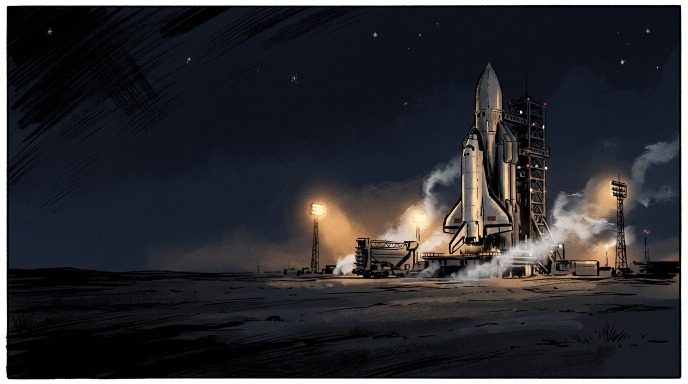
#> input picture art/intro/raw/p01.jpg, 1376 x 768 px (shown at 1/2 size); its folder holds only this picture in this run
$ python prepare.py
#> lines starting #> are read from the running program, lines starting #| are printed output that depends on the picture
"""Prepares the intro comic panels: trims the white comic frame the generator draws around
each image, resizes for the web build and writes assets/intro/pNN.jpg.

Usage: python3 tools/intro/prepare.py   (reads art/intro/raw/pNN.*)
"""
import glob
import os

from PIL import Image

ROOT = os.path.dirname(os.path.dirname(os.path.dirname(os.path.abspath(__file__))))
SRC = os.path.join(ROOT, "art", "intro", "raw")
DST = os.path.join(ROOT, "assets", "intro")
WIDTH = 1280


def trim(im):
    """Cuts light borders (the drawn panel frame) and a few pixels more."""
    g = im.convert("L")
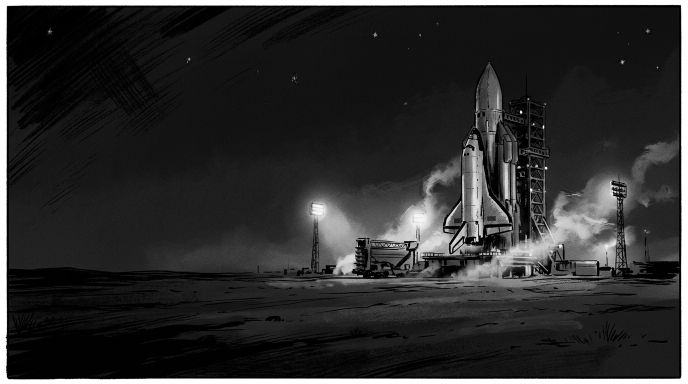
#> g: PIL image 1376x768 L (shown at 1/2 size); min 0, max 255, mean 44.9
    w, h = g.size
#> w = 1376; h = 768
    px = g.load()

    def light_row(y):
        return sum(px[x, y] for x in range(0, w, 4)) / len(range(0, w, 4)) > 170

    def light_col(x):
        return sum(px[x, y] for y in range(0, h, 4)) / len(range(0, h, 4)) > 170

    top, bottom, left, right = 0, h - 1, 0, w - 1
#> top = 0; bottom = 767; left = 0; right = 1375
    while top < h // 4 and light_row(top):
        top += 1
#> after the loop, top = 11
    while bottom > 3 * h // 4 and light_row(bottom):
        bottom -= 1
#> this loop made 10 passes
#> bottom on passes 1 to 10: 766, 765, 764, 763, 762, 761, 760, 759, 758, 757
#> after the loop, bottom = 757
    while left < w // 4 and light_col(left):
        left += 1
#> this loop made 13 passes
#> after the loop, left = 13
    while right > 3 * w // 4 and light_col(right):
        right -= 1
#> this loop made 13 passes
#> right on passes 1 to 12: 1374, 1373, 1372, 1371, 1370, 1369, 1368, 1367, 1366, 1365, 1364, 1363
#> after the loop, right = 1362
    m = 6  # the dark ink line inside the frame
#> m = 6
    return im.crop((left + m, top + m, right - m, bottom - m))
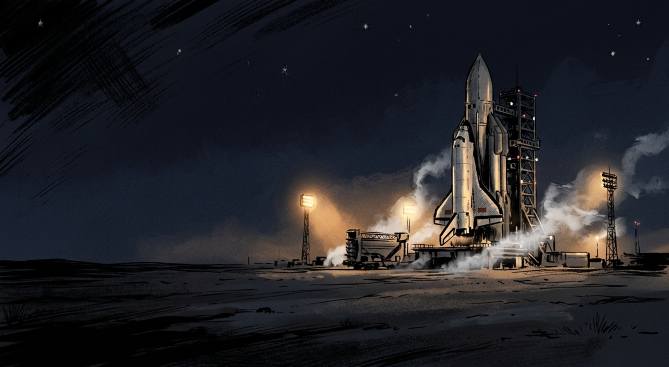
#> returned value: PIL image 1337x734 RGB (shown at 1/2 size); mean R, G, B 34.8, 34.8, 39.1


def main():
    # Any comic: python3 tools/intro/prepare.py [intro|chapter1] -> art/<name>/raw -> assets/<name>
    import sys
    name = sys.argv[1] if len(sys.argv) > 1 else "intro"
    src = os.path.join(ROOT, "art", name, "raw")
    dst = os.path.join(ROOT, "assets", name)
    os.makedirs(dst, exist_ok=True)
    for f in sorted(glob.glob(os.path.join(src, "p*.*"))):
        name_ = os.path.splitext(os.path.basename(f))[0]
        im = trim(Image.open(f).convert("RGB"))
        h = round(im.height * WIDTH / im.width)
#> h = 703
        im = im.resize((WIDTH, h), Image.LANCZOS)
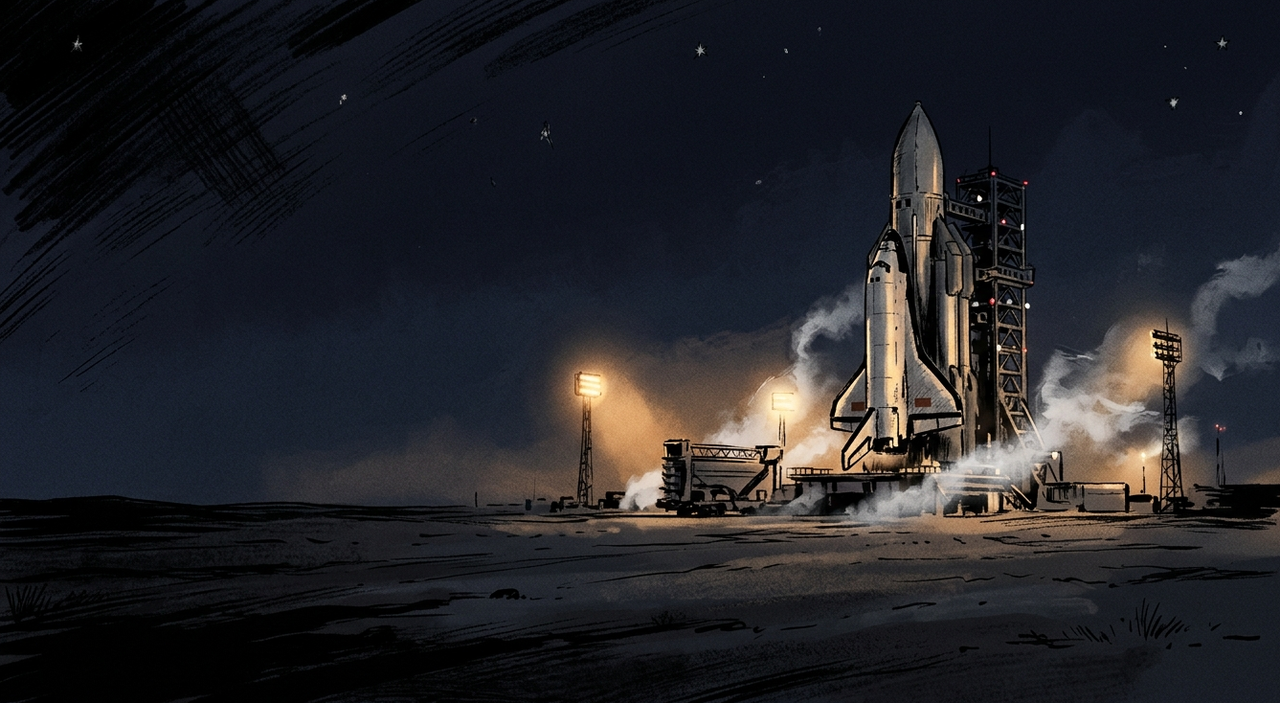
#> im: PIL image 1280x703 RGB; mean R, G, B 34.8, 34.8, 39.1
        out = os.path.join(dst, name_ + ".jpg")
        im.save(out, "JPEG", quality=82, optimize=True, progressive=False)
        print(name_, im.size, os.path.getsize(out) // 1024, "KB")
#| p01 (1280, 703) 110 KB


if __name__ == "__main__":
    main()

$ run again, on art/intro/raw/p06.jpg
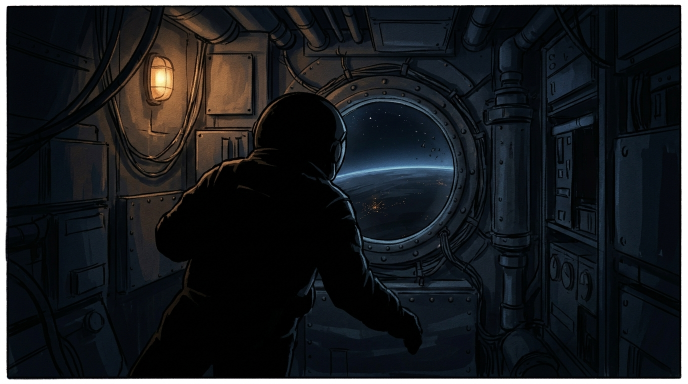
#> input picture art/intro/raw/p06.jpg, 1376 x 768 px (shown at 1/2 size)
#> in trim, `g = im.convert("L")`:
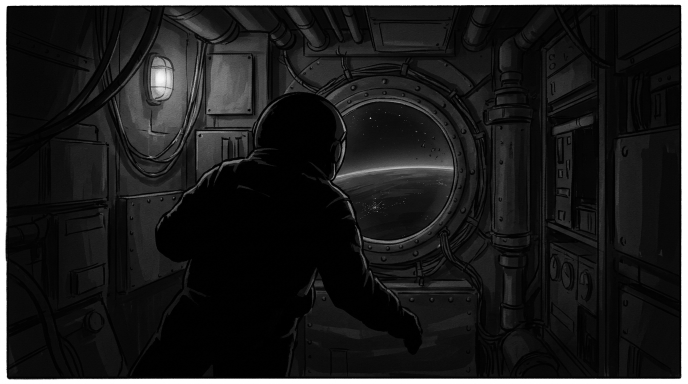
#> g: PIL image 1376x768 L (shown at 1/2 size); min 0, max 255, mean 30.4
#> after the loop in trim, `while top < h // 4 and light_row(top):`: top = 10
#> the loop in trim, `while bottom > 3 * h // 4 and light_row(bottom):` made 10 passes
#> bottom on passes 1 to 8: 766, 765, 764, 763, 762, 761, 760, 759
#> after the loop in trim, `while bottom > 3 * h // 4 and light_row(bottom):`: bottom = 757
#> the loop in trim, `while left < w // 4 and light_col(left):` made 13 passes
#> after the loop in trim, `while left < w // 4 and light_col(left):`: left = 13
#> the loop in trim, `while right > 3 * w // 4 and light_col(right):` made 13 passes
#> right on passes 1 to 8: 1374, 1373, 1372, 1371, 1370, 1369, 1368, 1367
#> after the loop in trim, `while right > 3 * w // 4 and light_col(right):`: right = 1362
#> m = 6
#> in main, `im = im.resize((WIDTH, h), Image.LANCZOS)`:
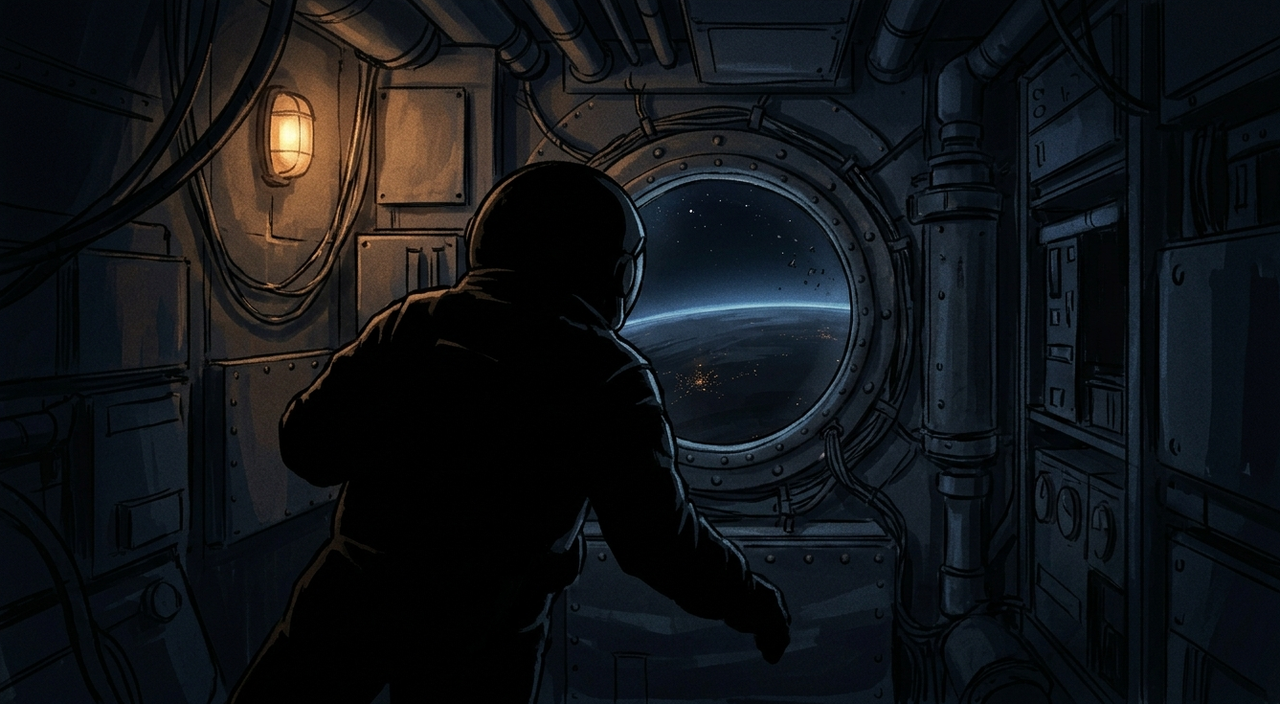
#> im: PIL image 1280x704 RGB; mean R, G, B 17.7, 20.2, 23.3
#| p06 (1280, 704) 99 KB

$ run again, on art/intro/raw/p02.jpg
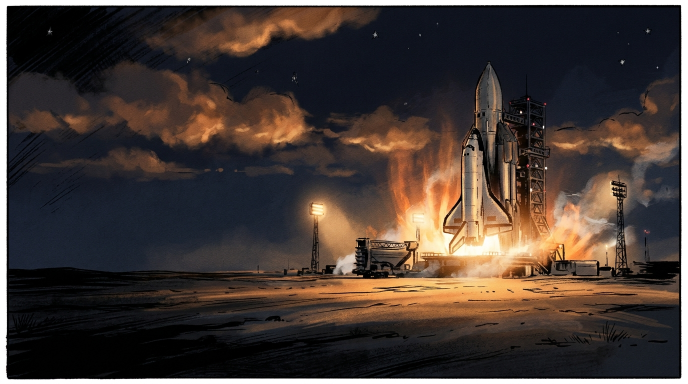
#> input picture art/intro/raw/p02.jpg, 1376 x 768 px (shown at 1/2 size)
#> in trim, `g = im.convert("L")`:
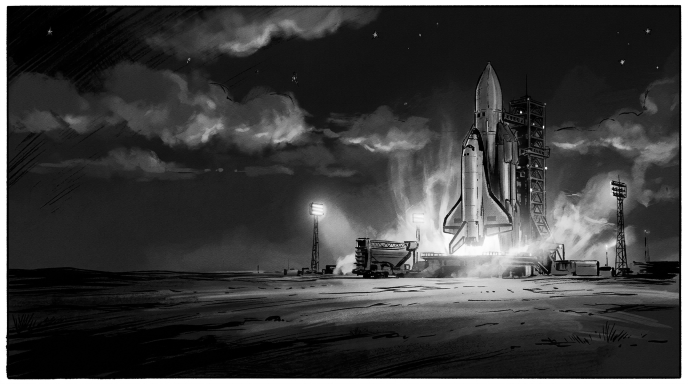
#> g: PIL image 1376x768 L (shown at 1/2 size); min 0, max 255, mean 60.6
#> after the loop in trim, `while top < h // 4 and light_row(top):`: top = 11
#> the loop in trim, `while bottom > 3 * h // 4 and light_row(bottom):` made 11 passes
#> bottom on passes 1 to 8: 766, 765, 764, 763, 762, 761, 760, 759
#> after the loop in trim, `while bottom > 3 * h // 4 and light_row(bottom):`: bottom = 756
#> the loop in trim, `while left < w // 4 and light_col(left):` made 13 passes
#> after the loop in trim, `while left < w // 4 and light_col(left):`: left = 13
#> the loop in trim, `while right > 3 * w // 4 and light_col(right):` made 13 passes
#> right on passes 1 to 8: 1374, 1373, 1372, 1371, 1370, 1369, 1368, 1367
#> after the loop in trim, `while right > 3 * w // 4 and light_col(right):`: right = 1362
#> m = 6
#> in main, `im = im.resize((WIDTH, h), Image.LANCZOS)`:
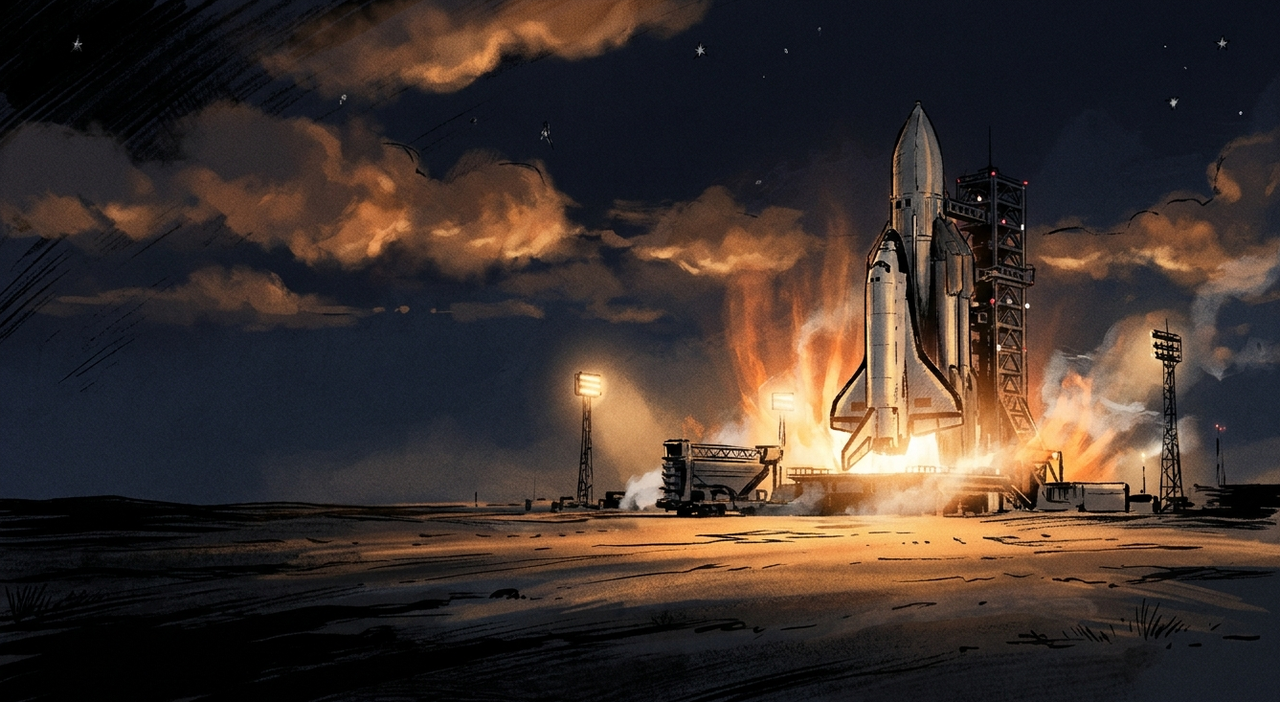
#> im: PIL image 1280x702 RGB; mean R, G, B 61.4, 49.2, 43.6
#| p02 (1280, 702) 129 KB
